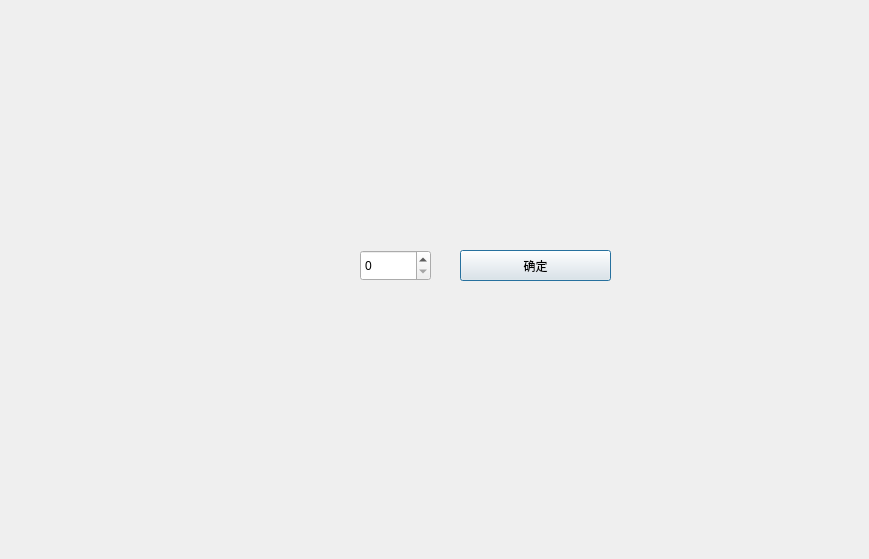
<?xml version="1.0" encoding="UTF-8"?>
<ui version="4.0">
 <class>MyDialog</class>
 <widget class="QDialog" name="MyDialog">
  <property name="geometry">
   <rect>
    <x>0</x>
    <y>0</y>
    <width>869</width>
    <height>559</height>
   </rect>
  </property>
  <property name="windowTitle">
   <string>Dialog</string>
  </property>
  <widget class="QPushButton" name="pushButton">
   <property name="geometry">
    <rect>
     <x>460</x>
     <y>250</y>
     <width>151</width>
     <height>31</height>
    </rect>
   </property>
   <property name="text">
    <string>确定</string>
   </property>
  </widget>
  <widget class="QSpinBox" name="spinBox">
   <property name="geometry">
    <rect>
     <x>360</x>
     <y>250</y>
     <width>71</width>
     <height>31</height>
    </rect>
   </property>
  </widget>
 </widget>
 <resources/>
 <connections/>
</ui>
